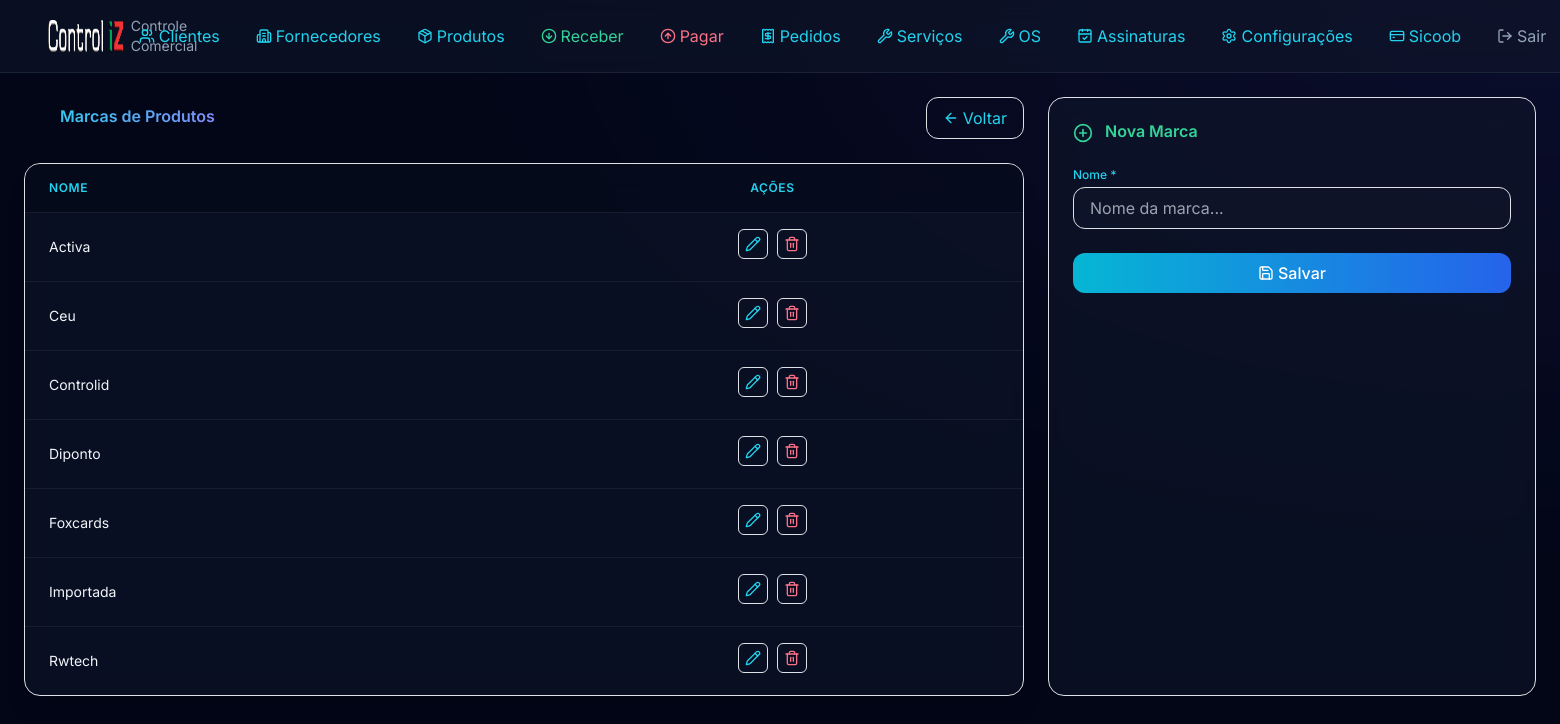
The page /produtos/marcas on the database its author committed.
### models.py (models this page shows)
class MarcaProduto(Base):
    __tablename__ = "marcas_produto"
    id = Column(Integer, primary_key=True, index=True)
    nome = Column(String(100), nullable=False, unique=True)
    created_at = Column(DateTime, default=datetime.now)

### routers/produtos.py (the view)
@router.get("/marcas")
def listar_marcas(request: Request, db: Session = Depends(get_db)):
    marcas = db.query(MarcaProduto).order_by(MarcaProduto.nome).all()
    return request.app.state.templates.TemplateResponse(
        "produtos/marcas.html",
        {"request": request, "marcas": marcas}
    )

### templates/produtos/marcas.html (shortened to what this page needs)
{% extends "base.html" %}
{% block content %}
<div class="grid grid-cols-1 lg:grid-cols-3 gap-4">
    <div class="lg:col-span-2">
        <div class="flex justify-between items-center mb-4">
            <h4 class="text-transparent bg-clip-text bg-gradient-to-r from-cyan-400 to-indigo-400 font-semibold"><i data-lucide="bookmark" class="w-6 h-6 inline me-2"></i> Marcas de Produtos</h4>
            <a href="/produtos" class="flex items-center px-3 py-2 text-cyan-400 border border-cyan-800/50 rounded-xl hover:bg-cyan-950/30 transition"><i data-lucide="arrow-left" class="w-4 h-4 me-1"></i> Voltar</a>
        </div>
        <div class="bg-slate-900/60 backdrop-blur-md border border-slate-800/80 rounded-2xl shadow-xl overflow-hidden">
            <table class="w-full divide-y divide-slate-800/60">
                <thead class="bg-slate-950/50">
                    <tr>
                        <th class="px-4 py-3 text-left text-xs font-semibold text-cyan-400 uppercase tracking-wider">Nome</th>
                        <th class="px-4 py-3 text-center text-xs font-semibold text-cyan-400 uppercase tracking-wider">Ações</th>
                    </tr>
                </thead>
                <tbody class="divide-y divide-slate-800/60">
                    {% for m in marcas %}
                    <tr class="hover:bg-slate-800/40 transition">
                        <td class="px-4 py-3 text-sm text-slate-100">{{ m.nome }}</td>
                        <td class="px-4 py-3 text-center">
                            <a href="/produtos/marcas/editar/{{ m.id }}" class="inline-block p-1.5 text-cyan-400 border border-slate-700 rounded hover:bg-cyan-950/30 transition me-1" title="Editar"><i data-lucide="pencil" class="w-4 h-4"></i></a>
                            <a href="/produtos/marcas/excluir/{{ m.id }}" class="inline-block p-1.5 text-rose-400 border border-slate-700 rounded hover:bg-rose-950/30 transition" onclick="return confirm('Excluir?')" title="Excluir"><i data-lucide="trash-2" class="w-4 h-4"></i></a>
                        </td>
                    </tr>
                    {% else %}
                    <tr><td colspan="2" class="px-4 py-12 text-center text-slate-500">Nenhuma marca</td></tr>
                    {% endfor %}
                </tbody>
            </table>
        </div>
    </div>
    <div class="bg-slate-900/60 backdrop-blur-md border border-slate-800/80 rounded-2xl p-6">
        {% if editar_marca %}
        <h5 class="text-emerald-400 font-semibold mb-4"><i data-lucide="pencil" class="w-5 h-5 inline me-2"></i> Editar Marca</h5>
        <form method="post" action="/produtos/marcas/editar/{{ editar_marca.id }}">
            <div class="mb-4">
                <label class="block text-xs font-medium text-cyan-400 mb-1">Nome *</label>
                <input type="text" class="w-full px-3 py-2 bg-slate-900/60 border border-slate-800/80 rounded-xl text-slate-100 focus:border-cyan-500/50" name="nome" value="{{ editar_marca.nome }}" required>
            </div>
            <button type="submit" class="w-full px-4 py-2 bg-gradient-to-r from-cyan-500 to-blue-600 hover:from-cyan-600 hover:to-blue-700 text-white rounded-xl font-medium transition-all flex items-center justify-center"><i data-lucide="save" class="w-4 h-4 me-1"></i> Atualizar</button>
            <a href="/produtos/marcas" class="w-full mt-2 px-4 py-2 text-center text-slate-400 border border-slate-700 rounded-xl hover:bg-slate-800/50 transition">Cancelar</a>
        </form>
        {% else %}
        <h5 class="text-emerald-400 font-semibold mb-4"><i data-lucide="plus-circle" class="w-5 h-5 inline me-2"></i> Nova Marca</h5>
        <form method="post" action="/produtos/marcas/nova">
            <div class="mb-4">
                <label class="block text-xs font-medium text-cyan-400 mb-1">Nome *</label>
                <input type="text" class="w-full px-3 py-2 bg-slate-900/60 border border-slate-800/80 rounded-xl text-slate-100 focus:border-cyan-500/50" name="nome" placeholder="Nome da marca..." required>
            </div>
            <button type="submit" class="w-full px-4 py-2 bg-gradient-to-r from-cyan-500 to-blue-600 hover:from-cyan-600 hover:to-blue-700 text-white rounded-xl font-medium transition-all flex items-center justify-center"><i data-lucide="save" class="w-4 h-4 me-1"></i> Salvar</button>
        </form>
        {% endif %}
    </div>
</div>
{% endblock %}

### static/css/styles.css (style rules this page uses)
:root { --bg-primary: #0b1120; --bg-secondary: #111827; --glass-bg: rgba(17, 24, 39, 0.7); --glass-border: rgba(255, 255, 255, 0.08); --accent-primary: #0066cc; --accent-secondary: #00b359; --accent-tertiary: #e62e2e; --accent-gradient: linear-gradient(135deg, #0066cc 0%, #00b359 100%); --text-primary: #ffffff; --text-secondary: #94a3b8; --text-muted: #64748b; --success: #00b359; --warning: #f59e0b; --danger: #e62e2e; }
* { font-family: 'Inter', sans-serif; }
body { background-color: var(--bg-primary); color: var(--text-primary); min-height: 100vh; }

### rows shown on the page
MarcaProduto: nome "Activa"
MarcaProduto: nome "Ceu"
MarcaProduto: nome "Controlid"
MarcaProduto: nome "Diponto"
MarcaProduto: nome "Foxcards"
MarcaProduto: nome "Importada"
MarcaProduto: nome "Rwtech"
